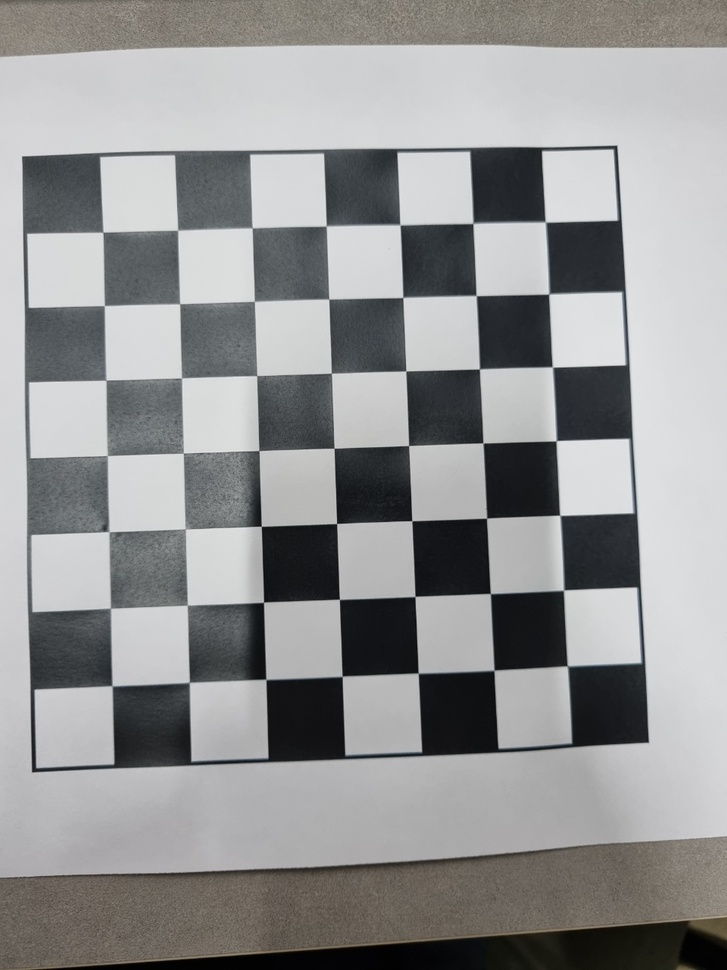
#> input picture calibrate/2.jpg, 727 x 970 px, shrunk from 960 x 1280 before the run; its folder holds only this picture in this run
$ python calibrate.py
#> lines starting #> are read from the running program, lines starting #| are printed output that depends on the picture; after the words box and inside, x2 and y2 are one past the last pixel; in counts of white or black regions, pixels touching at a corner belong together; long printed decimals are rounded
import numpy as np
import cv2 as cv
import glob

# termination criteria
criteria = (cv.TERM_CRITERIA_EPS + cv.TERM_CRITERIA_MAX_ITER, 30, 0.001)
# prepare object points, like (0,0,0), (1,0,0), (2,0,0) ....,(6,5,0)
objp = np.zeros((7*7,3), np.float32)
objp[:,:2] = np.mgrid[0:7,0:7].T.reshape(-1,2)
# Arrays to store object points and image points from all the images.
objpoints = [] # 3d point in real world space
imgpoints = [] # 2d points in image plane.
images = glob.glob('calibrate/*.jpg')
for fname in images:
    img = cv.imread(fname)
#> img is the input picture: shape (970, 727, 3); mean B, G, R 147.5, 147.2, 146.8
    gray = cv.cvtColor(img, cv.COLOR_BGR2GRAY)
    # Find the chess board corners
    ret, corners = cv.findChessboardCorners(gray, (7,7), None)
#> ret = True; corners = 49 rows, first 8: [102.8, 232.3], [177.8, 230.6], [252, 228.1], [326.4, 226.2], [399.8, 225.2], [472.9, 223.3], [545.1, 222.2], [104.5, 305.8]
    # If found, add object points, image points (after refining them)
    if ret == True:
        objpoints.append(objp)
        corners2 = cv.cornerSubPix(gray,corners, (11,11), (-1,-1), criteria)
#> corners2 = 49 rows, first 8: [102.8, 232.2], [177.6, 230.1], [252.2, 227.8], [326.4, 226], [400, 224.7], [473, 223.3], [545.4, 222], [104.3, 305.5]
        imgpoints.append(corners)
        # Draw and display the corners
        cv.drawChessboardCorners(img, (7,7), corners2, ret)
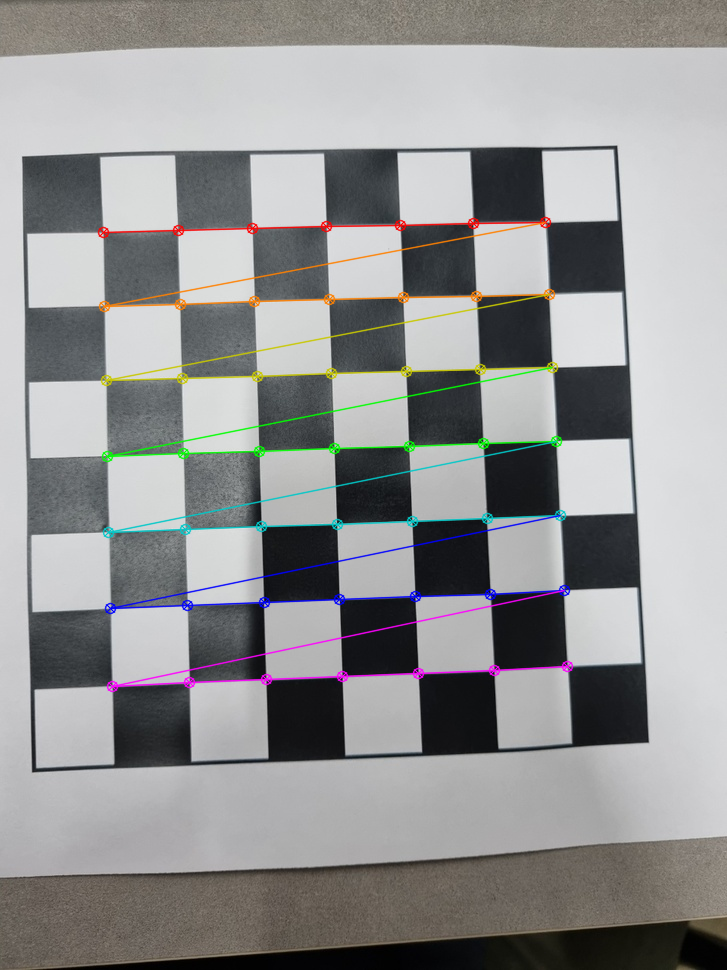
#> img: shape (970, 727, 3); 3.04% of pixels changed, all inside (x1, y1, x2, y2) = (97, 216, 574, 693)
        cv.imshow('img', img)
        cv.waitKey(500)
cv.destroyAllWindows()


ret, mtx, dist, rvecs, tvecs = cv.calibrateCamera(objpoints, imgpoints, gray.shape[::-1], None, None)
#> ret = 0.316; mtx = [[965.9, 0, 410.4], [0, 978.1, 553.7], [0, 0, 1]]; dist = [[-0.0591, 0.341, -0.00247, -0.00234, -1.05]]; rvecs = ([-0.0646, -0.0427, -0.039],); tvecs = ([-4.13, -4.27, 12.96],)
print(ret, mtx, dist, rvecs, tvecs)
#| 0.3155 [[965.909   0.         410.416]
#|  [  0.         978.124 553.671]
#|  [  0.           0.           1.        ]] [[-0.05906   0.3407 -0.002466 -0.002336 -1.052]] (array([[-0.0646],
#|        [-0.04272],
#|        [-0.03899]]),) (array([[-4.135],
#|        [-4.273],
#|        [12.963  ]]),)

img = cv.imread('assets\cupL_150_23.jpg')
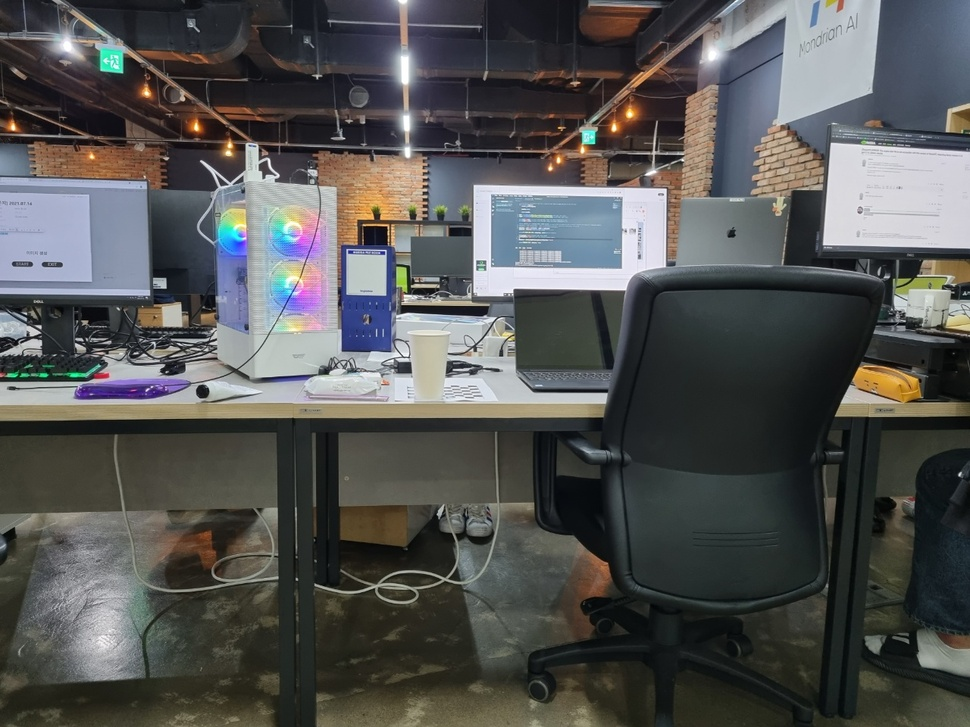
#> input picture assets/cupL_150_23.jpg, 970 x 727 px, shrunk from 1280 x 960 before the run, found by its file name
#> img is the input picture: shape (727, 970, 3); mean B, G, R 82.8, 83.9, 83.5
h,  w = img.shape[:2]
#> h = 727; w = 970
newcameramtx, roi = cv.getOptimalNewCameraMatrix(mtx, dist, (w,h), 1, (w,h))
#> newcameramtx = [[561.1, 0, 529.2], [0, 503.4, 633.1], [0, 0, 1]]; roi = (290, 348, 564, 374)

# undistort
dst = cv.undistort(img, mtx, dist, None, newcameramtx)
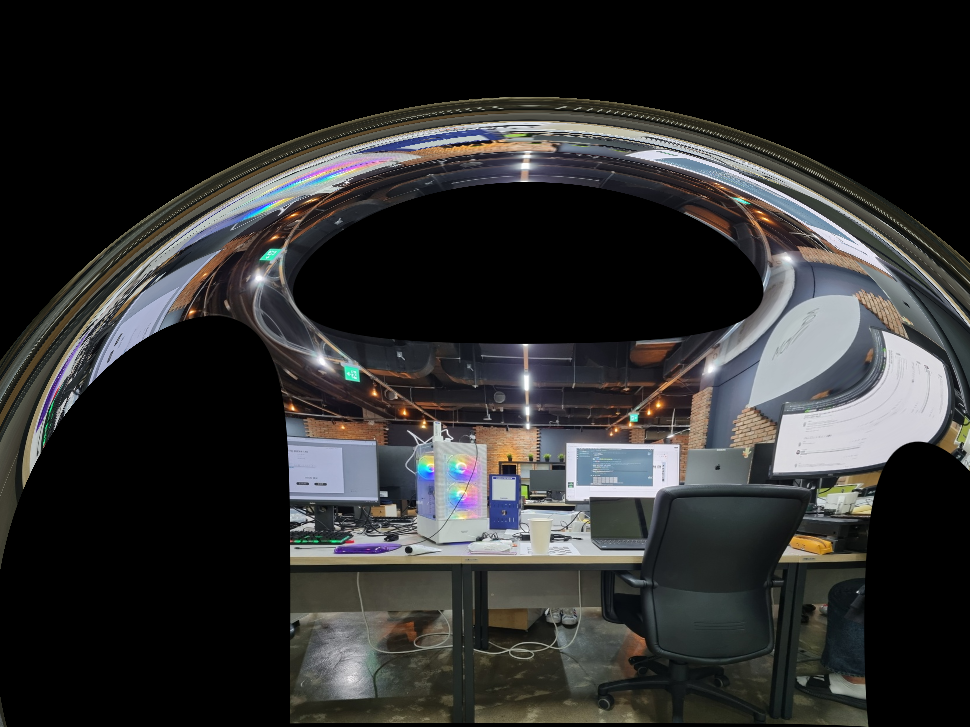
#> dst: shape (727, 970, 3); mean B, G, R 44.6, 45.1, 45.1
# crop the image
x, y, w, h = roi
#> x = 290; y = 348; w = 564; h = 374
dst = dst[y:y+h, x:x+w]
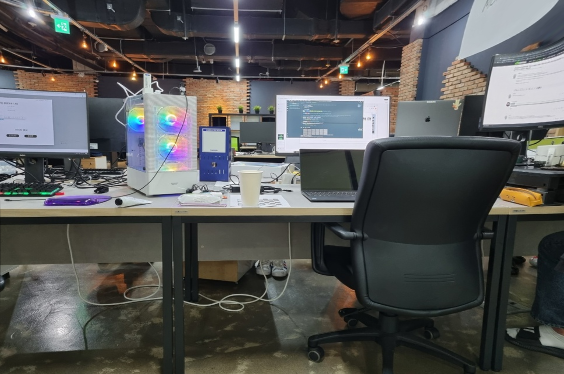
#> dst: shape (374, 564, 3); mean B, G, R 83.3, 84.6, 84.2
cv.imwrite('calibresult.png', dst)
